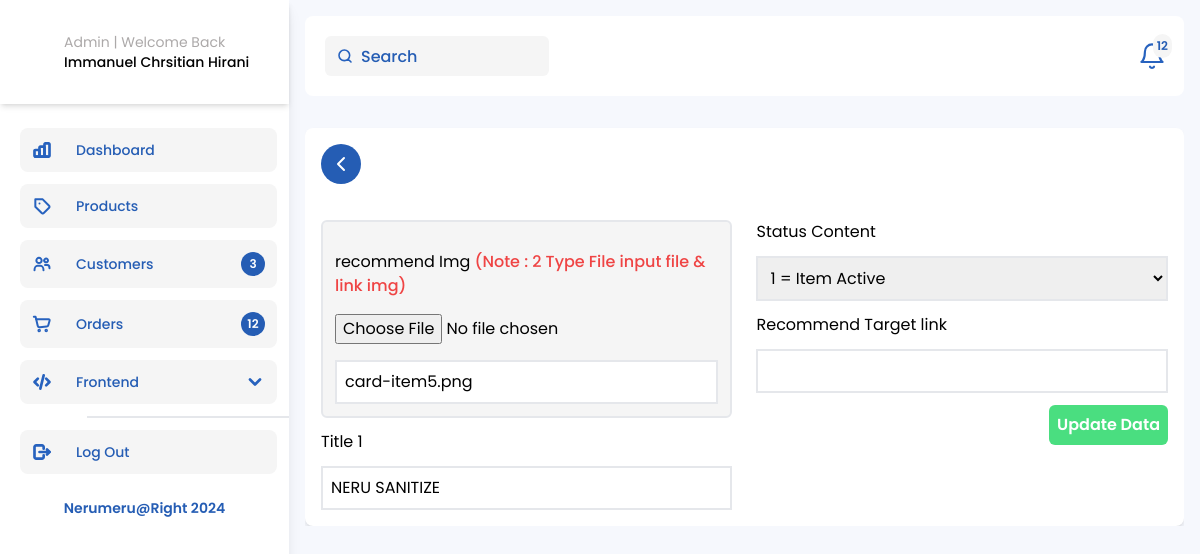
/Admin-recomend-UpdateData.php?recommend_id=3, run on the app's committed database.
### tables this page shows
CREATE TABLE `recommendsection` (
  `recommend_id` int(11) NOT NULL,
  `recommend_img` varchar(100) NOT NULL,
  `recommend_title` varchar(100) NOT NULL,
  `recommend_targetLink` varchar(500) NOT NULL,
  `status` int(1) NOT NULL,
  `insert_date` datetime NOT NULL DEFAULT current_timestamp(),
  `lastupdate_date` datetime NOT NULL DEFAULT current_timestamp()
);

### function.php (called while the page is built, shortened)
<?php
$conn = mysqli_connect('localhost', 'root', '', 'nerumeru');
function query($query)
{
    global $conn;
    $result = mysqli_query($conn, $query);
    $rows = [];
    foreach ($result as $row) {
        $rows[] = $row;
    }
    return $rows;
}

### Admin-recomend-UpdateData.php (the view, shortened to what this page needs)
<?php
require "function.php";
$id = $_GET["recommend_id"];
$recommend = query("SELECT * FROM recommendsection WHERE recommend_id = $id")[0];
?>
<!doctype html>
<html lang="en">
<head>
    <link rel="stylesheet" href="css/output.css" />
    <link rel="stylesheet" href="https://cdn.jsdelivr.net/npm/swiper@10/swiper-bundle.min.css" />
    <link rel="stylesheet" href="https://cdn.jsdelivr.net/npm/swiper@10/swiper-bundle.min.css" />
</head>
<body>
    <main class="my-0">
        <section class="admin relative h-screen overflow-hidden my-0">
            <div class="flex items-start justify-between">
                <?php include("sidebar.admin.php"); ?>
                <div class="flex flex-col gap-4 container">
                    <header class="z-40 flex items-center bg-white rounded-lg justify-between w-full h-20 px-5">
                        <div class="header-wrapper w-full flex items-center justify-between">
                            <span class="relative">
                                <input id="searchAdminNavbar" type="search" class="bg-white-neru px-3 rounded-md h-10 outline-none py-1 w-[224px] pl-9 xl:text-base md:text-sm text-xs" placeholder="Search" />
                            </span>
                            <div id="notifications" class="relative cursor-pointer">
                                <div class="badge absolute -right-2 -top-2 bg-white-neru rounded-full flex items-center justify-center p-1">
                                    <h6 class="text-xs text-blue-Neru font-semibold">12</h6>
                                </div>
                            </div>
                        </div>
                    </header>
                    <div class="max-h-screen w-full overflow-y-auto">
                        <div class="container bg-white rounded-lg shadow-md 3xl:h-[760px] 2xl:h-[550px] flex flex-col gap-3 overflow-y-auto mt-4">
                            <div class="WrapperBack mb-6 w-fit">
                                <a href="Admin-Homepage.php" class="bg-blue-Neru w-fit text-white px-2 rounded-full py-2 cursor-pointer font-semibold text-base flex items-center gap-3">
                                    <svg xmlns="http://www.w3.org/2000/svg" class="icon icon-tabler icon-tabler-chevron-left" width="24" height="24" viewBox="0 0 24 24" stroke-width="2" stroke="currentColor" fill="none" stroke-linecap="round" stroke-linejoin="round">
                                        <path stroke="none" d="M0 0h24v24H0z" fill="none" />
                                        <path d="M15 6l-6 6l6 6" />
                                    </svg>
                                </a>
                            </div>
                            <form class="w-full" action="" method="post" enctype="multipart/form-data">
                                <div class="grid grid-cols-2 gap-6">
                                    <div class="flex flex-col w-full gap-3">
                                        <div class="w-full flex flex-col gap-4  bg-white-neru rounded-md border-2 p-3">
                                            <label for="">recommend Img <span class="text-red-500 font-medium">(Note : 2 Type File input file & link img)</span> </label>
                                            <input type="file" name="gambar">
                                            <input class="w-full p-2 outline-none border-2" type="text" name="recommend_img" value="<?= $recommend["recommend_img"] ?>" />
                                        </div>
                                        <label for="">Title 1</label>
                                        <input required class="w-full p-2 outline-none border-2" name="recommend_title" placeholder="recommend's Delightful Pets" value="<?= $recommend["recommend_title"] ?>" type="text" />
                                    </div>
                                    <div class="flex flex-col w-full gap-3">
                                        <label for="">Status Content</label>
                                        <select class="w-full p-2 outline-none border-2" name="status" id="status">
                                            <option> <?= $recommend["status"] ?>
                                                <?php if ($recommend["status"] === "1") : ?>
                                                    <?= "= Item Active" ?>
                                                <?php else : ?>
                                                    <?= "= Item Non-Active" ?>
                                                <?php endif; ?>
                                            </option>
                                        </select>
                                        <label for="">Recommend Target link</label>
                                        <input required class="w-full p-2 outline-none border-2" name="recommend_targetLink" value="<?=$recommend["recommend_targetLink"] ?>" type="text" />
                                        <button type="submit" name="submit" class="bg-green-400 p-2 rounded-md text-white font-semibold w-fit self-end">Update Data</button>
                                    </div>
                                </div>
                            </form>
                        </div>
                    </div>
                </div>
            </div>
        </section>
    </main>
</body>
</html>

### data on the page
recommendsection: recommend_img "card-item5.png", recommend_title "NERU SANITIZE", status "1 = Item Active"

### other printed values
$total_users "3"
